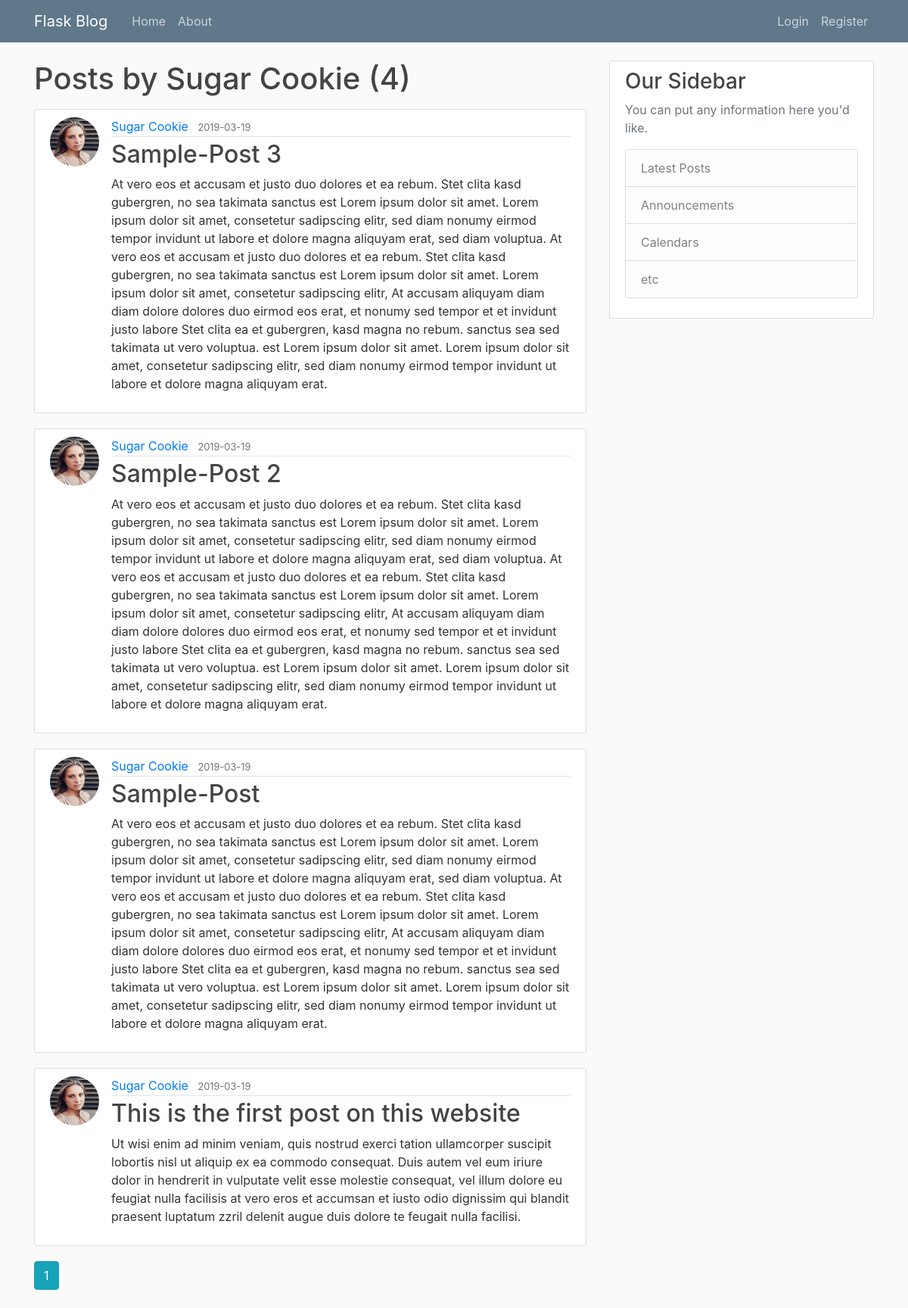
Page /user/Sugar Cookie on the earlier database version.
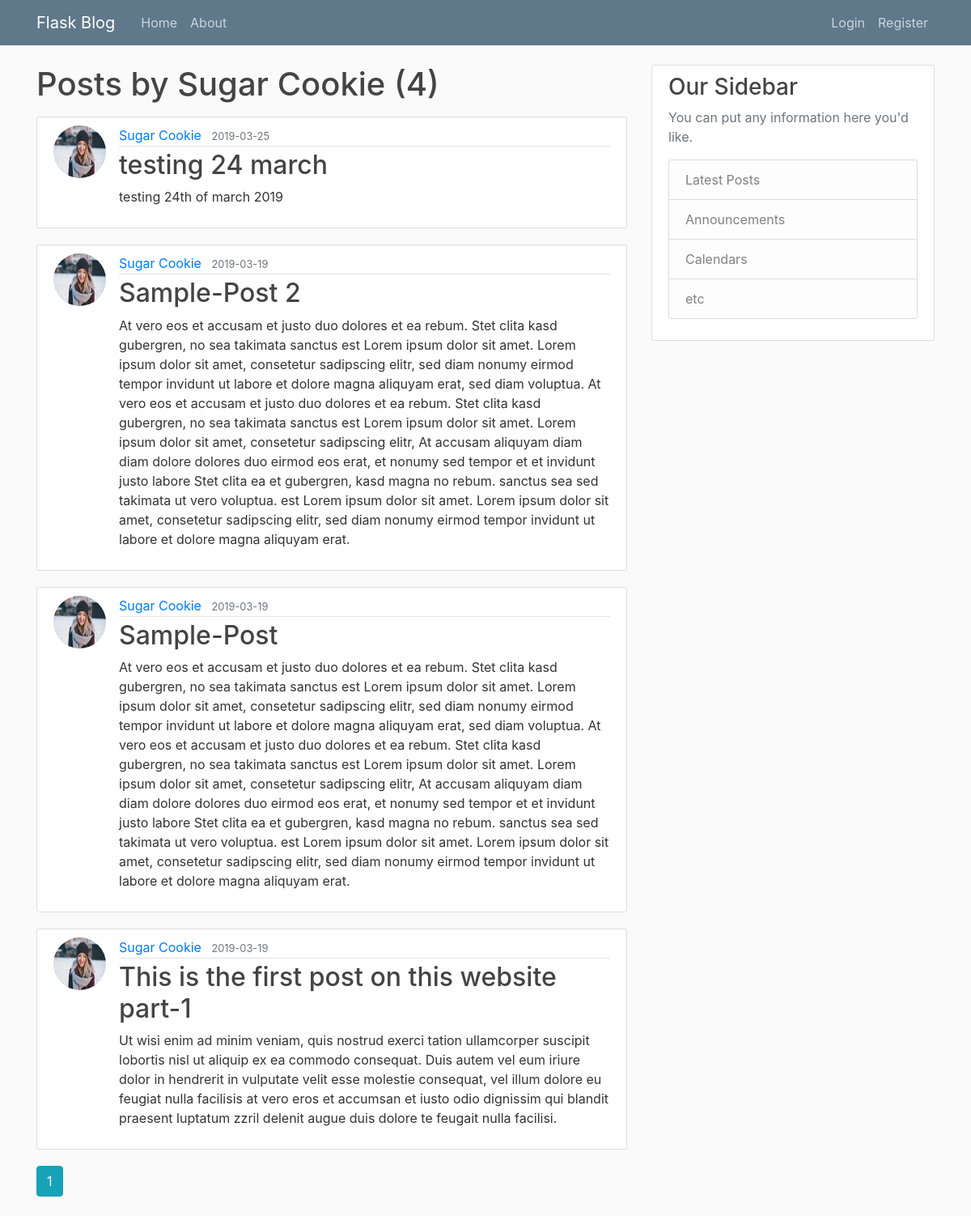
Same page on the later database version.
### flaskblog/models.py (models this page shows, shortened)
class User(db.Model, UserMixin):
    id = db.Column(db.Integer, primary_key=True)
    username = db.Column(db.String(20), unique=True, nullable=False)
    email = db.Column(db.String(120), unique=True, nullable=False)
    image_file = db.Column(db.String(20), nullable=False, default='default.jpg')
    password = db.Column(db.String(60), nullable=False)
    posts = db.relationship('Post', backref='author', lazy=True)

class Post(db.Model):
    id = db.Column(db.Integer, primary_key=True)
    title = db.Column(db.String(100), nullable=False)
    date_posted = db.Column(db.DateTime, nullable=False, default=datetime.utcnow)
    content = db.Column(db.Text, nullable=False)
    user_id = db.Column(db.Integer, db.ForeignKey('user.id'), nullable=False)

### flaskblog/users/routes.py (the view)
@users.route("/user/<string:username>")
def user_posts(username):
    page = request.args.get('page', 1, type=int)
    user = User.query.filter_by(username=username).first_or_404()
    posts = Post.query.filter_by(author=user)\
        .order_by(Post.date_posted.desc())\
        .paginate(page=page, per_page=5)
    return render_template('user_posts.html', posts=posts, user=user)

### flaskblog/templates/user_posts.html
{% extends "layout.html" %}
{% block content %}
    <h1 class="mb-3">Posts by {{ user.username }} ({{ posts.total }})</h1>
    {% for post in posts.items %}
        <article class="media content-section">
          <img class="rounded-circle article-img" src="{{ url_for('static', filename='profile_pics/' + post.author.image_file) }}">
          <div class="media-body">
            <div class="article-metadata">
              <a class="mr-2" href="{{ url_for('users.user_posts', username=post.author.username) }}">{{ post.author.username }}</a>
              <small class="text-muted">{{ post.date_posted.strftime('%Y-%m-%d') }}</small>
            </div>
            <h2><a class="article-title" href="{{ url_for('posts.post', post_id=post.id) }}">{{ post.title }}</a></h2>
            <p class="article-content">{{ post.content }}</p>
          </div>
        </article>
    {% endfor %}
    {% for page_num in posts.iter_pages(left_edge=1, right_edge=1, left_current=1, right_current=2) %}
      {% if page_num %}
        {% if posts.page == page_num %}
          <a class="btn btn-info mb-4" href="{{ url_for('users.user_posts', username=user.username, page=page_num) }}">{{ page_num }}</a>
        {% else %}
          <a class="btn btn-outline-info mb-4" href="{{ url_for('users.user_posts', username=user.username, page=page_num) }}">{{ page_num }}</a>
        {% endif %}
      {% else %}
        ...
      {% endif %}
    {% endfor %}
{% endblock content %}

### flaskblog/templates/layout.html (shortened to what this page needs)
<!DOCTYPE html>
<html>
<head>
    <link rel="stylesheet" href="https://maxcdn.bootstrapcdn.com/bootstrap/4.0.0/css/bootstrap.min.css">
    <link rel="stylesheet" type="text/css" href="{{ url_for('static', filename='main.css') }}">
</head>
<body>
    <header class="site-header">
      <nav class="navbar navbar-expand-md navbar-dark bg-steel fixed-top">
        <div class="container">
          <a class="navbar-brand mr-4" href="/">Flask Blog</a>
          <div class="collapse navbar-collapse" id="navbarToggle">
            <div class="navbar-nav mr-auto">
              <a class="nav-item nav-link" href="{{url_for('main.home')}}">Home</a>
              <a class="nav-item nav-link" href="{{ url_for('main.about') }}">About</a>
            </div>
            <div class="navbar-nav">
              {% if current_user.is_authenticated %}
              <a class="nav-item nav-link" href="{{url_for('posts.new_post')}}">New Post</a>
              <a class="nav-item nav-link" href="{{url_for('users.account')}}">Account</a>
              <a class="nav-item nav-link" href="{{url_for('users.logout')}}">Logout</a>
              {% else %}
                <a class="nav-item nav-link" href="{{url_for('users.login')}}">Login</a>
                <a class="nav-item nav-link" href="{{url_for('users.register')}}">Register</a>
              {% endif %}
            </div>
          </div>
        </div>
      </nav>
    </header>
    <main role="main" class="container">
      <div class="row">
        <div class="col-md-8">
          {% block content %}{% endblock %}
        </div>
        <div class="col-md-4">
          <div class="content-section">
            <h3>Our Sidebar</h3>
            <p class='text-muted'>You can put any information here you'd like.
              <ul class="list-group">
                <li class="list-group-item list-group-item-light">Latest Posts</li>
                <li class="list-group-item list-group-item-light">Announcements</li>
                <li class="list-group-item list-group-item-light">Calendars</li>
                <li class="list-group-item list-group-item-light">etc</li>
              </ul>
            </p>
          </div>
        </div>
      </div>
    </main>
</body>
</html>

### flaskblog/static/main.css (style rules this page uses)
body { background: #fafafa; color: #333333; margin-top: 5rem; }
h1, h2, h3, h4, h5, h6 { color: #444444; }
.bg-steel { background-color: #5f788a; }
.site-header .navbar-nav .nav-link { color: #cbd5db; }
.content-section { background: #ffffff; padding: 10px 20px; border: 1px solid #dddddd; border-radius: 3px; margin-bottom: 20px; }
.article-title { color: #444444; }
.article-content { white-space: pre-line; }
.article-img { height: 65px; width: 65px; margin-right: 16px; }
.article-metadata { padding-bottom: 1px; margin-bottom: 4px; border-bottom: 1px solid #e3e3e3; }

Differences in the rows shown:
removed Post: image_file (picture), author.username "Sugar Cookie", date_posted "2019-03-19", title "Sample-Post 3", content "At vero eos et accusam et justo duo dolores et ea rebum. Stet clita kasd gubergren, no sea takimata sanctus est Lorem ipsum dolor sit amet. Lorem ipsum dolor sit amet, consetetur sadipscing elitr, sed diam nonumy eirmod tempor invidunt ut labore et dolore magna aliquyam erat, sed diam voluptua. At vero eos et accusam et justo duo dolores et ea rebum. Stet clita kasd gubergren, no sea takimata sanctus est Lorem ipsum dolor sit amet. Lorem ipsum dolor sit amet, consetetur sadipscing elitr, At accusam aliquyam diam diam dolore dolores duo eirmod eos erat, et nonumy sed tempor et et invidunt justo labore Stet clita ea et gubergren, kasd magna no rebum. sanctus sea sed takimata ut vero voluptua.…"
added Post: image_file (picture), author.username "Sugar Cookie", date_posted "2019-03-25", title "testing 24 march", content "testing 24th of march 2019"
changed through a linked row, Post "Sample-Post 2": image_file: a different picture
changed through a linked row, Post "Sample-Post": image_file: a different picture
changed Post: image_file: a different picture; title "This is the first post on this website" → "This is the first post on this website part-1"
